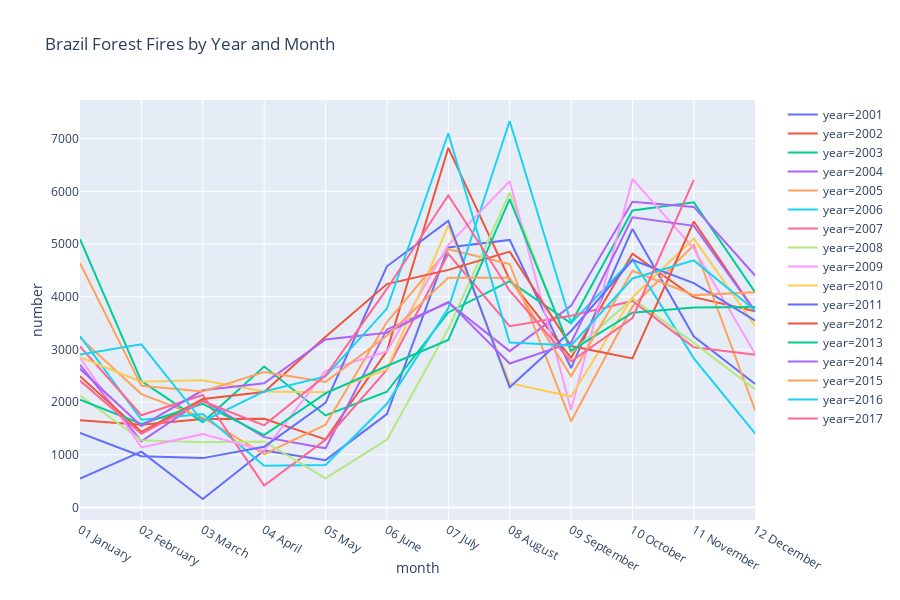

Notebook code for this chart:
### Code cell
YEAR_MONTH = df.groupby(['year', 'month']).sum()
YEAR_MONTH = YEAR_MONTH.reset_index()

YEAR_MONTH_5 = YEAR_MONTH[YEAR_MONTH['year'] > 2000]

YEAR_MONTH_5 = YEAR_MONTH_5.sort_values(by= ['month', 'year'])

fig = go.Figure()
fig = px.line(YEAR_MONTH_5, x="month", y="number", title='Brazil Forest Fires by Year and Month', color= 'year')
fig.show()

### Figure 1 — Plotly figure (JSON) as saved in the notebook; plotly's stock layout.template omitted (floating-point values rounded to 4 significant figures)
{"data": [{"hoverlabel": {"namelength": 0}, "hovertemplate": "year=2001<br>month=%{x}<br>number=%{y}", "legendgroup": "year=2001", "line": {"color": "#636efa", "dash": "solid"}, "mode": "lines", "name": "year=2001", "showlegend": true, "type": "scatter", "x": ["01 January", "02 February", "03 March", "04 April", "05 May", "06 June", "07 July", "08 August", "09 September", "10 October", "11 November", "12 December"], "xaxis": "x", "y": [547, 1059, 161, 1081, 898, 1774, 4936, 5079, 2644, 5287, 3246, 2344], "yaxis": "y"}, {"hoverlabel": {"namelength": 0}, "hovertemplate": "year=2002<br>month=%{x}<br>number=%{y}", "legendgroup": "year=2002", "line": {"color": "#EF553B", "dash": "solid"}, "mode": "lines", "name": "year=2002", "showlegend": true, "type": "scatter", "x": ["01 January", "02 February", "03 March", "04 April", "05 May", "06 June", "07 July", "08 August", "09 September", "10 October", "11 November", "12 December"], "xaxis": "x", "y": [1654, 1570, 1679, 1682, 1292, 2968, 6825, 4323, 2841, 4818, 3993, 3724], "yaxis": "y"}, {"hoverlabel": {"namelength": 0}, "hovertemplate": "year=2003<br>month=%{x}<br>number=%{y}", "legendgroup": "year=2003", "line": {"color": "#00cc96", "dash": "solid"}, "mode": "lines", "name": "year=2003", "showlegend": true, "type": "scatter", "x": ["01 January", "02 February", "03 March", "04 April", "05 May", "06 June", "07 July", "08 August", "09 September", "10 October", "11 November", "12 December"], "xaxis": "x", "y": [5091, 2398, 1619, 2677, 1747, 2197, 3702, 4296, 3497, 5639, 5792, 4082], "yaxis": "y"}, {"hoverlabel": {"namelength": 0}, "hovertemplate": "year=2004<br>month=%{x}<br>number=%{y}", "legendgroup": "year=2004", "line": {"color": "#ab63fa", "dash": "solid"}, "mode": "lines", "name": "year=2004", "showlegend": true, "type": "scatter", "x": ["01 January", "02 February", "03 March", "04 April", "05 May", "06 June", "07 July", "08 August", "09 September", "10 October", "11 November", "12 December"], "xaxis": "x", "y": [2705, 1255, 2040, 1335, 1124, 3380, 3886, 2968, 3829, 5802, 5705, 4398], "yaxis": "y"}, {"hoverlabel": {"namelength": 0}, "hovertemplate": "year=2005<br>month=%{x}<br>number=%{y}", "legendgroup": "year=2005", "line": {"color": "#FFA15A", "dash": "solid"}, "mode": "lines", "name": "year=2005", "showlegend": true, "type": "scatter", "x": ["01 January", "02 February", "03 March", "04 April", "05 May", "06 June", "07 July", "08 August", "09 September", "10 October", "11 November", "12 December"], "xaxis": "x", "y": [3223, 2153, 1706, 1011, 1570, 3519, 4903, 4622, 1636, 3816, 4983, 1842], "yaxis": "y"}, {"hoverlabel": {"namelength": 0}, "hovertemplate": "year=2006<br>month=%{x}<br>number=%{y}", "legendgroup": "year=2006", "line": {"color": "#19d3f3", "dash": "solid"}, "mode": "lines", "name": "year=2006", "showlegend": true, "type": "scatter", "x": ["01 January", "02 February", "03 March", "04 April", "05 May", "06 June", "07 July", "08 August", "09 September", "10 October", "11 November", "12 December"], "xaxis": "x", "y": [3255, 1666, 1774, 792, 808, 1968, 3782, 7336, 3500, 4708, 2830, 1400], "yaxis": "y"}, {"hoverlabel": {"namelength": 0}, "hovertemplate": "year=2007<br>month=%{x}<br>number=%{y}", "legendgroup": "year=2007", "line": {"color": "#FF6692", "dash": "solid"}, "mode": "lines", "name": "year=2007", "showlegend": true, "type": "scatter", "x": ["01 January", "02 February", "03 March", "04 April", "05 May", "06 June", "07 July", "08 August", "09 September", "10 October", "11 November", "12 December"], "xaxis": "x", "y": [3055, 1751, 2136, 415, 1286, 2618, 4815, 3441, 3638, 3921, 3042, 2899], "yaxis": "y"}, {"hoverlabel": {"namelength": 0}, "hovertemplate": "year=2008<br>month=%{x}<br>number=%{y}", "legendgroup": "year=2008", "line": {"color": "#B6E880", "dash": "solid"}, "mode": "lines", "name": "year=2008", "showlegend": true, "type": "scatter", "x": ["01 January", "02 February", "03 March", "04 April", "05 May", "06 June", "07 July", "08 August", "09 September", "10 October", "11 November", "12 December"], "xaxis": "x", "y": [2125, 1275, 1239, 1253, 553, 1287, 3391, 5974, 2937, 3964, 3124, 2241], "yaxis": "y"}, {"hoverlabel": {"namelength": 0}, "hovertemplate": "year=2009<br>month=%{x}<br>number=%{y}", "legendgroup": "year=2009", "line": {"color": "#FF97FF", "dash": "solid"}, "mode": "lines", "name": "year=2009", "showlegend": true, "type": "scatter", "x": ["01 January", "02 February", "03 March", "04 April", "05 May", "06 June", "07 July", "08 August", "09 September", "10 October", "11 November", "12 December"], "xaxis": "x", "y": [2848, 1140, 1392, 1078, 2593, 2962, 4987, 6191, 1853, 6237, 4912, 2911], "yaxis": "y"}, {"hoverlabel": {"namelength": 0}, "hovertemplate": "year=2010<br>month=%{x}<br>number=%{y}", "legendgroup": "year=2010", "line": {"color": "#FECB52", "dash": "solid"}, "mode": "lines", "name": "year=2010", "showlegend": true, "type": "scatter", "x": ["01 January", "02 February", "03 March", "04 April", "05 May", "06 June", "07 July", "08 August", "09 September", "10 October", "11 November", "12 December"], "xaxis": "x", "y": [2851, 2386, 2417, 2200, 2185, 2618, 5354, 2360, 2106, 3992, 5103, 3443], "yaxis": "y"}, {"hoverlabel": {"namelength": 0}, "hovertemplate": "year=2011<br>month=%{x}<br>number=%{y}", "legendgroup": "year=2011", "line": {"color": "#636efa", "dash": "solid"}, "mode": "lines", "name": "year=2011", "showlegend": true, "type": "scatter", "x": ["01 January", "02 February", "03 March", "04 April", "05 May", "06 June", "07 July", "08 August", "09 September", "10 October", "11 November", "12 December"], "xaxis": "x", "y": [1416, 973, 937, 1152, 1985, 4578, 5441, 2284, 3350, 4698, 4260, 3545], "yaxis": "y"}, {"hoverlabel": {"namelength": 0}, "hovertemplate": "year=2012<br>month=%{x}<br>number=%{y}", "legendgroup": "year=2012", "line": {"color": "#EF553B", "dash": "solid"}, "mode": "lines", "name": "year=2012", "showlegend": true, "type": "scatter", "x": ["01 January", "02 February", "03 March", "04 April", "05 May", "06 June", "07 July", "08 August", "09 September", "10 October", "11 November", "12 December"], "xaxis": "x", "y": [2491, 1436, 2058, 2193, 3240, 4240, 4510, 4857, 3065, 2830, 5428, 3717], "yaxis": "y"}, {"hoverlabel": {"namelength": 0}, "hovertemplate": "year=2013<br>month=%{x}<br>number=%{y}", "legendgroup": "year=2013", "line": {"color": "#00cc96", "dash": "solid"}, "mode": "lines", "name": "year=2013", "showlegend": true, "type": "scatter", "x": ["01 January", "02 February", "03 March", "04 April", "05 May", "06 June", "07 July", "08 August", "09 September", "10 October", "11 November", "12 December"], "xaxis": "x", "y": [2045, 1587, 1969, 1372, 2165, 2686, 3179, 5854, 2974, 3697, 3795, 3807], "yaxis": "y"}, {"hoverlabel": {"namelength": 0}, "hovertemplate": "year=2014<br>month=%{x}<br>number=%{y}", "legendgroup": "year=2014", "line": {"color": "#ab63fa", "dash": "solid"}, "mode": "lines", "name": "year=2014", "showlegend": true, "type": "scatter", "x": ["01 January", "02 February", "03 March", "04 April", "05 May", "06 June", "07 July", "08 August", "09 September", "10 October", "11 November", "12 December"], "xaxis": "x", "y": [2633, 1547, 2224, 2358, 3189, 3318, 3903, 2733, 3126, 5508, 5346, 3716], "yaxis": "y"}, {"hoverlabel": {"namelength": 0}, "hovertemplate": "year=2015<br>month=%{x}<br>number=%{y}", "legendgroup": "year=2015", "line": {"color": "#FFA15A", "dash": "solid"}, "mode": "lines", "name": "year=2015", "showlegend": true, "type": "scatter", "x": ["01 January", "02 February", "03 March", "04 April", "05 May", "06 June", "07 July", "08 August", "09 September", "10 October", "11 November", "12 December"], "xaxis": "x", "y": [4635, 2309, 2202, 2573, 2384, 3260, 4363, 4359, 2489, 4493, 4031, 4086], "yaxis": "y"}, {"hoverlabel": {"namelength": 0}, "hovertemplate": "year=2016<br>month=%{x}<br>number=%{y}", "legendgroup": "year=2016", "line": {"color": "#19d3f3", "dash": "solid"}, "mode": "lines", "name": "year=2016", "showlegend": true, "type": "scatter", "x": ["01 January", "02 February", "03 March", "04 April", "05 May", "06 June", "07 July", "08 August", "09 September", "10 October", "11 November", "12 December"], "xaxis": "x", "y": [2905, 3098, 1632, 2203, 2488, 3776, 7103, 3132, 3075, 4347, 4690, 3740], "yaxis": "y"}, {"hoverlabel": {"namelength": 0}, "hovertemplate": "year=2017<br>month=%{x}<br>number=%{y}", "legendgroup": "year=2017", "line": {"color": "#FF6692", "dash": "solid"}, "mode": "lines", "name": "year=2017", "showlegend": true, "type": "scatter", "x": ["01 January", "02 February", "03 March", "04 April", "05 May", "06 June", "07 July", "08 August", "09 September", "10 October", "11 November"], "xaxis": "x", "y": [2408, 1400, 2017, 1559, 2506, 4148, 5926, 4115, 2771, 3596, 6217], "yaxis": "y"}], "layout": {"height": 600, "legend": {"tracegroupgap": 0}, "title": {"text": "Brazil Forest Fires by Year and Month"}, "xaxis": {"anchor": "y", "domain": [0, 0.98], "title": {"text": "month"}}, "yaxis": {"anchor": "x", "domain": [0, 1], "title": {"text": "number"}}}}
